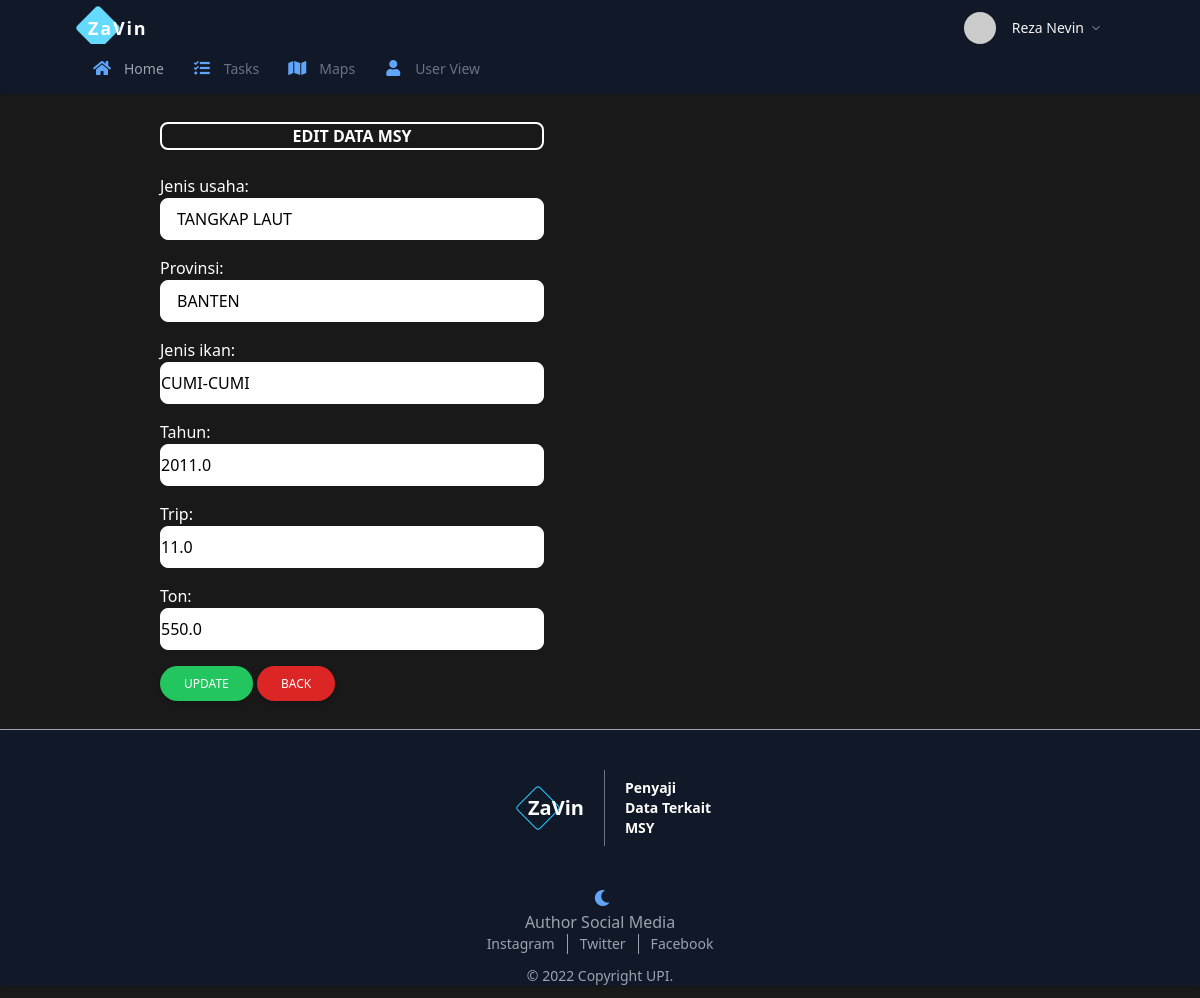
Screenshot of /adm/updata/34 (signed in) with the database file from the repository.
### MSY/models.py (models this page shows, shortened)
class dataikan(models.Model):
    jenis_usaha    = models.CharField(max_length=50)
    provinsi       = models.CharField(max_length=50)
    jenis_ikan     = models.CharField(max_length=50)
    tahun          = models.FloatField(null=True)
    trip           = models.FloatField(null=True)#trip adalah ton
    ton            = models.FloatField(null=True)#dan ton adalah trip

### MSY/views.py (the view)
# urls.py: path("adm/updata/<int:id>",up_data, name='up_data'),
@login_required(login_url=settings.LOGIN_URL)
def up_data(request, id):
    updata = dataikan.objects.get(pk=id)
    edit = "Edit Data MSY"
    template = "admin/updata.html"
    if request.POST:
        form= Fromdataikan(request.POST, request.FILES, instance=updata)
        if form.is_valid():
            form.save()
            pesan = "data berhasil di update"
            context={
                "Title" : edit,
                "Subtitle" : edit,
                "pesan" : pesan,
                "form": form,
                "updata": updata
            }
            return render (request, template ,context)
    else :
        form = Fromdataikan(instance=updata)
        context={
            "Title" : edit,
            "Subtitle" : edit,
            "form": form,
            "updata": updata
        }
        return render (request, template ,context)

### MSY/forms.py
class Fromdataikan(ModelForm,forms.Form):
    class Meta :
        model = dataikan
        fields = '__all__'
        widgets ={
            'jenis_usaha'     :forms.TextInput({'class':'border  w-96 text-black border-white block mb-4 rounded-lg text-gray/30 py-2 px-4','required':'required'}),
            'provinsi'        :forms.TextInput({'class':'border w-96 text-black border-white block mb-4 rounded-lg text-gray/30 py-2 px-4','required':'required'}),
            'jenis_ikan'      : forms.TextInput({'class':'border w-96 text-black border-white block mb-4 rounded-lg text-gray/30 py-2 px-4l','required':'required'}),
            'tahun'           : forms.NumberInput({'class':'border w-96 text-black border-white block mb-4 rounded-lg text-gray/30 py-2 px-4l','required':'required'}),
            'trip'            : forms.NumberInput({'class':'border w-96 text-black border-white block mb-4 rounded-lg text-gray/30 py-2 px-4l','required':'required'}),
            'ton'             : forms.NumberInput({'class':'border w-96 text-black border-white block mb-4 rounded-lg text-gray/30 py-2 px-4l','required':'required'}),
        }

### templates/admin/updata.html (shortened to what this page needs)
{% extends 'admin.html'%}
{% load static %}
{% block content%}
<div class="mx-auto px-40 py-7 ">
            <h1 class="text-white uppercase font-bold text-center border border-2 border-white rounded-lg w-96">{{Subtitle}}</h1>
            <br>
            <form action="{% url 'up_data' updata.pk %}" method="post" class="text-white" enctype="multipart/form-data">
                {% csrf_token %}{{form.as_p}}
                <input type="submit" value="Update" class="inline-block px-6 py-2.5 bg-green-500 text-white font-medium text-xs leading-tight uppercase  rounded-full shadow-md hover:bg-green-600 hover:shadow-lg focus:bg-green-600 focus:shadow-lg focus:outline-none focus:ring-0 active:bg-green-700 active:shadow-lg transition duration-150 ease-in-out">
                <a href="{% url 'task'%}" class="inline-block px-6 py-2.5 bg-red-600 text-white font-medium text-xs leading-tight uppercase rounded-full shadow-md hover:bg-red-700 hover:shadow-lg focus:bg-red-700 focus:shadow-lg focus:outline-none focus:ring-0 active:bg-red-800 active:shadow-lg transition duration-150 ease-in-out">Back</a>
            </form>
        </div>
{% endblock %}

### MSY/templates/admin.html (style rules this page uses)
.bg-black-alt { background: #191919; }

### rows the page displays
dataikan: jenis_usaha "TANGKAP LAUT", provinsi "BANTEN", jenis_ikan "CUMI-CUMI", tahun "2011.0", trip "11.0", ton "550.0"

### other values shown
{{ Subtitle }} "EDIT DATA MSY"
